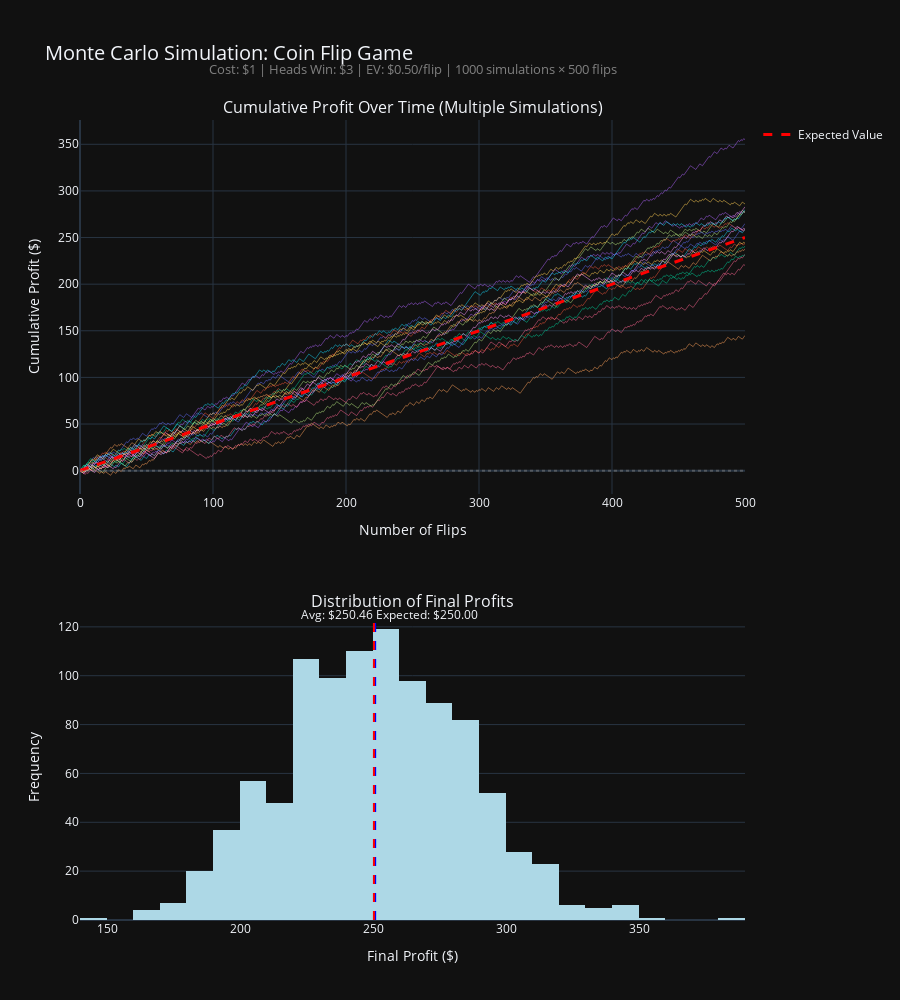

Here is the notebook cell this chart was saved with:
### Code cell
import numpy as np
import plotly.graph_objects as go
from plotly.subplots import make_subplots
import os
from datetime import datetime

COST = 1
PAYOUT_HEADS = 3
PAYOUT_TAILS = 0
EV = (0.5 * PAYOUT_HEADS) + (0.5 * PAYOUT_TAILS) - COST
NUM_FLIPS = 1000
NUM_SIMULATIONS = 1000

def simulate_coin_flips(n_flips):
    flips = np.random.randint(0, 2, n_flips)
    profits = np.where(flips == 1, PAYOUT_HEADS - COST, -COST)
    cumulative_profit = np.cumsum(profits)
    return cumulative_profit

print(f"Running {NUM_SIMULATIONS} simulations with {NUM_FLIPS} flips each...")
all_simulations = []
final_profits = []

for i in range(NUM_SIMULATIONS):
    cumulative_profit = simulate_coin_flips(NUM_FLIPS)
    all_simulations.append(cumulative_profit)
    final_profits.append(cumulative_profit[-1])

all_simulations = np.array(all_simulations)
final_profits = np.array(final_profits)

avg_final_profit = np.mean(final_profits)
theoretical_profit = EV * NUM_FLIPS
profitable_sims = np.sum(final_profits > 0)
profit_percentage = (profitable_sims / NUM_SIMULATIONS) * 100

print(f"\n{'='*60}")
print(f"RESULTS:")
print(f"{'='*60}")
print(f"Expected Value per flip: ${EV:.2f}")
print(f"Theoretical profit after {NUM_FLIPS} flips: ${theoretical_profit:.2f}")
print(f"Average profit across all simulations: ${avg_final_profit:.2f}")
print(f"Profitable simulations: {profitable_sims}/{NUM_SIMULATIONS} ({profit_percentage:.1f}%)")
print(f"Min profit: ${np.min(final_profits):.2f}")
print(f"Max profit: ${np.max(final_profits):.2f}")
print(f"{'='*60}\n")

fig = make_subplots(
    rows=2, cols=1,
    subplot_titles=(
        'Cumulative Profit Over Time (Multiple Simulations)',
        'Distribution of Final Profits'
    ),
    vertical_spacing=0.15,
    row_heights=[0.55, 0.45]
)

num_to_plot = min(20, NUM_SIMULATIONS)
# X-axis should be 1, 2, 3, ... NUM_FLIPS (not 0, 1, 2, ...)
x_values = np.arange(1, NUM_FLIPS + 1)

# Add starting point at (0, 0) for each simulation
for i in range(num_to_plot):
    # Prepend 0 to show starting point
    y_with_start = np.concatenate([[0], all_simulations[i]])
    x_with_start = np.concatenate([[0], x_values])

    fig.add_trace(
        go.Scatter(
            x=x_with_start,
            y=y_with_start,
            mode='lines',
            name=f'Sim {i+1}',
            line=dict(width=1),
            opacity=0.5,
            showlegend=False
        ),
        row=1, col=1
    )

# Expected value line starting from 0
theoretical_x = np.concatenate([[0], x_values])
theoretical_y = EV * theoretical_x

fig.add_trace(
    go.Scatter(
        x=theoretical_x,
        y=theoretical_y,
        mode='lines',
        name='Expected Value',
        line=dict(color='red', width=3, dash='dash'),
        showlegend=True
    ),
    row=1, col=1
)

fig.add_hline(y=0, line_dash="dot", line_color="gray", opacity=0.5, row=1, col=1)

fig.add_trace(
    go.Histogram(
        x=final_profits,
        nbinsx=30,
        name='Final Profits',
        marker_color='lightblue',
        showlegend=False
    ),
    row=2, col=1
)

# Position annotations to avoid overlap
fig.add_vline(
    x=avg_final_profit,
    line_dash="dash",
    line_color="blue",
    annotation_text=f"Avg: ${avg_final_profit:.2f}",
    annotation_position="top left",
    annotation_yshift=10,
    row=2, col=1
)

fig.add_vline(
    x=theoretical_profit,
    line_dash="dash",
    line_color="red",
    annotation_text=f"Expected: ${theoretical_profit:.2f}",
    annotation_position="top right",
    annotation_yshift=10,
    row=2, col=1
)

fig.update_xaxes(title_text="Number of Flips", row=1, col=1)
fig.update_yaxes(title_text="Cumulative Profit ($)", row=1, col=1)
fig.update_xaxes(title_text="Final Profit ($)", row=2, col=1)
fig.update_yaxes(title_text="Frequency", row=2, col=1)

fig.update_layout(
    height=1000,
    title_text=f"Monte Carlo Simulation: Coin Flip Game",
    title_font_size=20,
    showlegend=True,
    hovermode='closest',
    font=dict(size=12),
    margin=dict(t=120, b=80, l=80, r=80)
)

# Add subtitle as annotation to avoid overlap
fig.add_annotation(
    text=f"Cost: ${COST} | Heads Win: ${PAYOUT_HEADS} | EV: ${EV:.2f}/flip | {NUM_SIMULATIONS} simulations × {NUM_FLIPS} flips",
    xref="paper", yref="paper",
    x=0.5, y=1.05,
    xanchor='center', yanchor='bottom',
    showarrow=False,
    font=dict(size=13, color="gray")
)

# Export as PNG with timestamp
timestamp = datetime.now().strftime("%Y%m%d_%H%M%S")
output_filename = f"coin_flip_simulation_{timestamp}.png"

try:
    print(f"Exporting plot to {output_filename}...")
    fig.write_image(output_filename, width=1400, height=1000, scale=2)
    print(f"✓ Plot saved successfully to {os.path.abspath(output_filename)}")
except PermissionError:
    print(f"✗ Permission denied. The file might be open in another program.")
    print(f"  Trying alternative filename...")
    alt_filename = f"coin_flip_sim_{timestamp}_alt.png"
    try:
        fig.write_image(alt_filename, width=1400, height=1000, scale=2)
        print(f"✓ Plot saved to {os.path.abspath(alt_filename)}")
    except Exception as e:
        print(f"✗ Could not save file: {e}")
except Exception as e:
    print(f"✗ Error saving image: {e}")

fig.show()

### Figure 1 — Plotly figure (JSON) as saved in the notebook; plotly's stock layout.template omitted (floating-point values rounded to 4 significant figures; data arrays with more than 128 entries replaced by an {"elided": "..."} marker saying what was removed)
{"data": [{"line": {"width": 1}, "mode": "lines", "name": "Sim 1", "opacity": 0.5, "showlegend": false, "x": {"elided": "501 int values"}, "y": {"elided": "501 int values"}, "type": "scatter", "xaxis": "x", "yaxis": "y"}, {"line": {"width": 1}, "mode": "lines", "name": "Sim 2", "opacity": 0.5, "showlegend": false, "x": {"elided": "501 int values"}, "y": {"elided": "501 int values"}, "type": "scatter", "xaxis": "x", "yaxis": "y"}, {"line": {"width": 1}, "mode": "lines", "name": "Sim 3", "opacity": 0.5, "showlegend": false, "x": {"elided": "501 int values"}, "y": {"elided": "501 int values"}, "type": "scatter", "xaxis": "x", "yaxis": "y"}, {"line": {"width": 1}, "mode": "lines", "name": "Sim 4", "opacity": 0.5, "showlegend": false, "x": {"elided": "501 int values"}, "y": {"elided": "501 int values"}, "type": "scatter", "xaxis": "x", "yaxis": "y"}, {"line": {"width": 1}, "mode": "lines", "name": "Sim 5", "opacity": 0.5, "showlegend": false, "x": {"elided": "501 int values"}, "y": {"elided": "501 int values"}, "type": "scatter", "xaxis": "x", "yaxis": "y"}, {"line": {"width": 1}, "mode": "lines", "name": "Sim 6", "opacity": 0.5, "showlegend": false, "x": {"elided": "501 int values"}, "y": {"elided": "501 int values"}, "type": "scatter", "xaxis": "x", "yaxis": "y"}, {"line": {"width": 1}, "mode": "lines", "name": "Sim 7", "opacity": 0.5, "showlegend": false, "x": {"elided": "501 int values"}, "y": {"elided": "501 int values"}, "type": "scatter", "xaxis": "x", "yaxis": "y"}, {"line": {"width": 1}, "mode": "lines", "name": "Sim 8", "opacity": 0.5, "showlegend": false, "x": {"elided": "501 int values"}, "y": {"elided": "501 int values"}, "type": "scatter", "xaxis": "x", "yaxis": "y"}, {"line": {"width": 1}, "mode": "lines", "name": "Sim 9", "opacity": 0.5, "showlegend": false, "x": {"elided": "501 int values"}, "y": {"elided": "501 int values"}, "type": "scatter", "xaxis": "x", "yaxis": "y"}, {"line": {"width": 1}, "mode": "lines", "name": "Sim 10", "opacity": 0.5, "showlegend": false, "x": {"elided": "501 int values"}, "y": {"elided": "501 int values"}, "type": "scatter", "xaxis": "x", "yaxis": "y"}, {"line": {"width": 1}, "mode": "lines", "name": "Sim 11", "opacity": 0.5, "showlegend": false, "x": {"elided": "501 int values"}, "y": {"elided": "501 int values"}, "type": "scatter", "xaxis": "x", "yaxis": "y"}, {"line": {"width": 1}, "mode": "lines", "name": "Sim 12", "opacity": 0.5, "showlegend": false, "x": {"elided": "501 int values"}, "y": {"elided": "501 int values"}, "type": "scatter", "xaxis": "x", "yaxis": "y"}, {"line": {"width": 1}, "mode": "lines", "name": "Sim 13", "opacity": 0.5, "showlegend": false, "x": {"elided": "501 int values"}, "y": {"elided": "501 int values"}, "type": "scatter", "xaxis": "x", "yaxis": "y"}, {"line": {"width": 1}, "mode": "lines", "name": "Sim 14", "opacity": 0.5, "showlegend": false, "x": {"elided": "501 int values"}, "y": {"elided": "501 int values"}, "type": "scatter", "xaxis": "x", "yaxis": "y"}, {"line": {"width": 1}, "mode": "lines", "name": "Sim 15", "opacity": 0.5, "showlegend": false, "x": {"elided": "501 int values"}, "y": {"elided": "501 int values"}, "type": "scatter", "xaxis": "x", "yaxis": "y"}, {"line": {"width": 1}, "mode": "lines", "name": "Sim 16", "opacity": 0.5, "showlegend": false, "x": {"elided": "501 int values"}, "y": {"elided": "501 int values"}, "type": "scatter", "xaxis": "x", "yaxis": "y"}, {"line": {"width": 1}, "mode": "lines", "name": "Sim 17", "opacity": 0.5, "showlegend": false, "x": {"elided": "501 int values"}, "y": {"elided": "501 int values"}, "type": "scatter", "xaxis": "x", "yaxis": "y"}, {"line": {"width": 1}, "mode": "lines", "name": "Sim 18", "opacity": 0.5, "showlegend": false, "x": {"elided": "501 int values"}, "y": {"elided": "501 int values"}, "type": "scatter", "xaxis": "x", "yaxis": "y"}, {"line": {"width": 1}, "mode": "lines", "name": "Sim 19", "opacity": 0.5, "showlegend": false, "x": {"elided": "501 int values"}, "y": {"elided": "501 int values"}, "type": "scatter", "xaxis": "x", "yaxis": "y"}, {"line": {"width": 1}, "mode": "lines", "name": "Sim 20", "opacity": 0.5, "showlegend": false, "x": {"elided": "501 int values"}, "y": {"elided": "501 int values"}, "type": "scatter", "xaxis": "x", "yaxis": "y"}, {"line": {"color": "red", "dash": "dash", "width": 3}, "mode": "lines", "name": "Expected Value", "showlegend": true, "x": {"elided": "501 int values"}, "y": {"elided": "501 float values"}, "type": "scatter", "xaxis": "x", "yaxis": "y"}, {"marker": {"color": "lightblue"}, "name": "Final Profits", "nbinsx": 30, "showlegend": false, "x": {"elided": "1000 int values"}, "type": "histogram", "xaxis": "x2", "yaxis": "y2"}], "layout": {"xaxis": {"anchor": "y", "domain": [0.0, 1.0], "title": {"text": "Number of Flips"}}, "yaxis": {"anchor": "x", "domain": [0.5325, 1.0], "title": {"text": "Cumulative Profit ($)"}}, "xaxis2": {"anchor": "y2", "domain": [0.0, 1.0], "title": {"text": "Final Profit ($)"}}, "yaxis2": {"anchor": "x2", "domain": [0.0, 0.3825], "title": {"text": "Frequency"}}, "annotations": [{"font": {"size": 16}, "showarrow": false, "text": "Cumulative Profit Over Time (Multiple Simulations)", "x": 0.5, "xanchor": "center", "xref": "paper", "y": 1.0, "yanchor": "bottom", "yref": "paper"}, {"font": {"size": 16}, "showarrow": false, "text": "Distribution of Final Profits", "x": 0.5, "xanchor": "center", "xref": "paper", "y": 0.3825, "yanchor": "bottom", "yref": "paper"}, {"showarrow": false, "text": "Avg: $250.46", "x": 250.5, "xanchor": "right", "xref": "x2", "y": 1, "yanchor": "top", "yref": "y2 domain", "yshift": 10}, {"showarrow": false, "text": "Expected: $250.00", "x": 250.0, "xanchor": "left", "xref": "x2", "y": 1, "yanchor": "top", "yref": "y2 domain", "yshift": 10}, {"font": {"color": "gray", "size": 13}, "showarrow": false, "text": "Cost: $1 | Heads Win: $3 | EV: $0.50/flip | 1000 simulations × 500 flips", "x": 0.5, "xanchor": "center", "xref": "paper", "y": 1.05, "yanchor": "bottom", "yref": "paper"}], "shapes": [{"line": {"color": "gray", "dash": "dot"}, "opacity": 0.5, "type": "line", "x0": 0, "x1": 1, "xref": "x domain", "y0": 0, "y1": 0, "yref": "y"}, {"line": {"color": "blue", "dash": "dash"}, "type": "line", "x0": 250.5, "x1": 250.5, "xref": "x2", "y0": 0, "y1": 1, "yref": "y2 domain"}, {"line": {"color": "red", "dash": "dash"}, "type": "line", "x0": 250.0, "x1": 250.0, "xref": "x2", "y0": 0, "y1": 1, "yref": "y2 domain"}], "title": {"font": {"size": 20}, "text": "Monte Carlo Simulation: Coin Flip Game"}, "font": {"size": 12}, "margin": {"t": 120, "b": 80, "l": 80, "r": 80}, "height": 1000, "showlegend": true, "hovermode": "closest"}}
